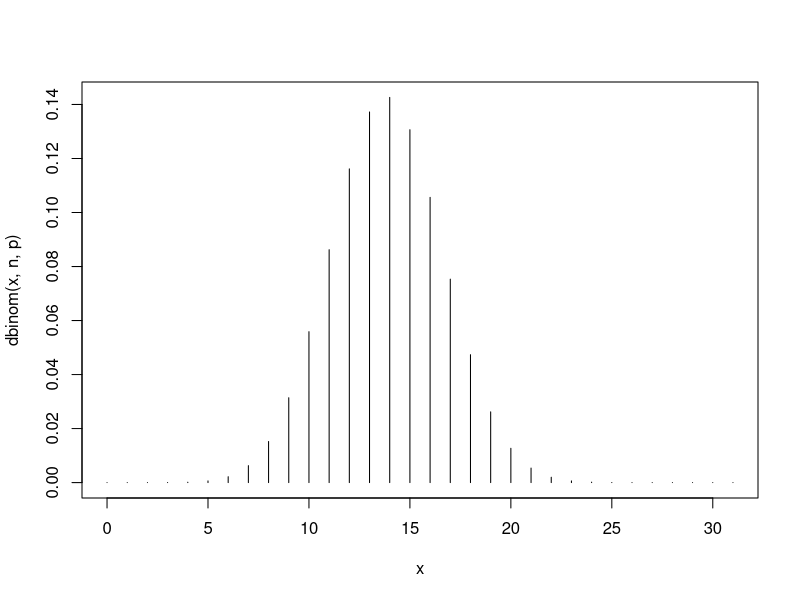
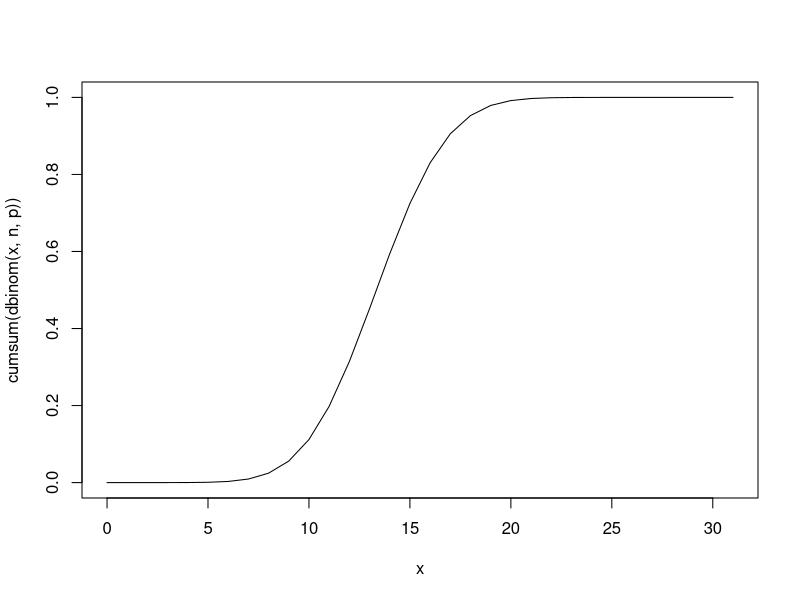

R code for these plots, in order:
#Question 1
n = 12
x = pbinom(9,n,prob=1/6) - pbinom(6,n,prob=1/6)
print(x)

#Question 2
y = pnorm(84,mean=72,sd=15.2,lower.tail = F) - pnorm(100,mean=72,sd=15.2,lower.tail = F)
print(y)

#Question 3
v=ppois(0,lambda = 5)
print(v)

cust = c(47,50)
v <- ppois(cust[2], lambda = 50) - ppois(cust[1], lambda = 50)
print(v)

#Question 4
b=dhyper(3,17,233,5)
print(b)

#Question 5
n = 31
p = 0.447
x = 0:31

db = dbinom(x,n,p)
plot(x,dbinom(x,n,p),type="h")

plot(x,cumsum(dbinom(x,n,p)),type="l")

m = weighted.mean(x,db)
print(m)

var = weighted.mean((x-m)^2,db)
print(var)

sd = sqrt(var)
print(sd)

#Submitted By
#Gurvinder Singh
#Roll No.- 102203149